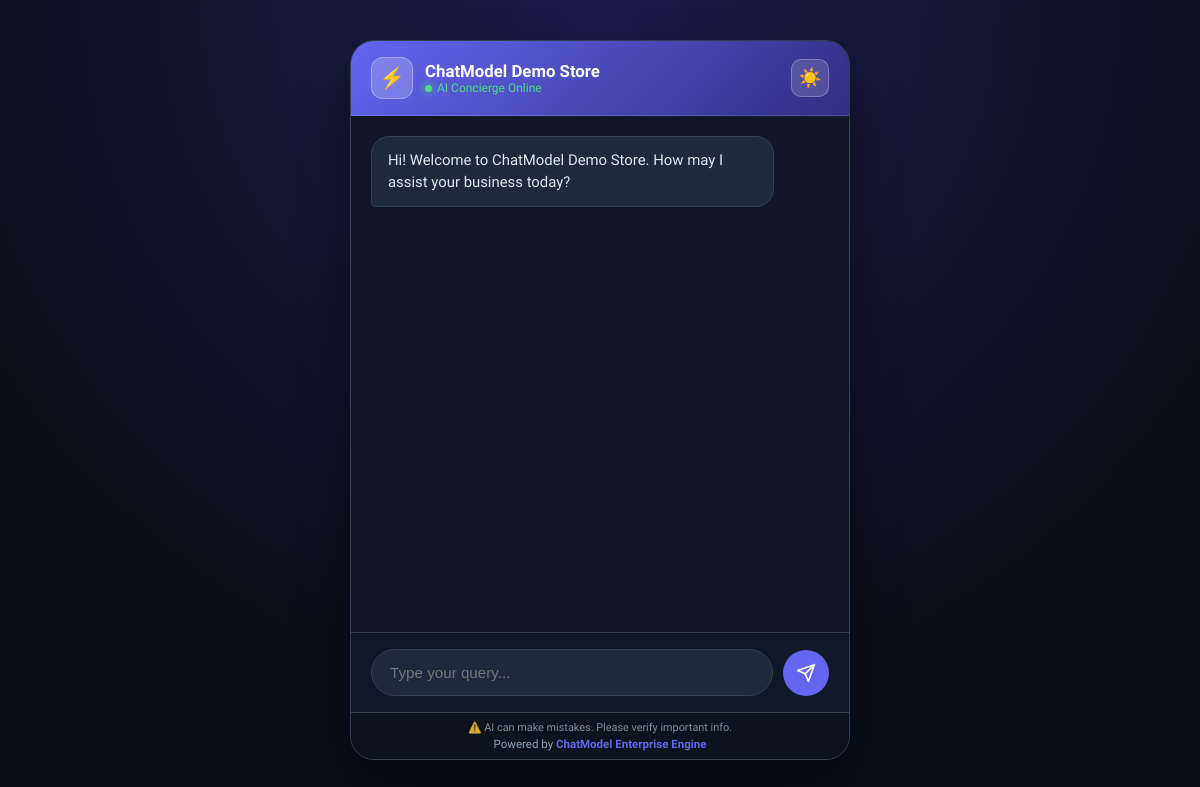
The page /index.php?subdomain=demo on the database its author committed.
### tables this page shows
CREATE TABLE tenants (
                id INTEGER PRIMARY KEY AUTOINCREMENT,
                subdomain TEXT NOT NULL UNIQUE,
                password_hash TEXT DEFAULT '',
                business_name TEXT NOT NULL,
                webhook_url TEXT NOT NULL,
                welcome_message TEXT DEFAULT 'Hello! How can we help your business today?',
                theme_color TEXT DEFAULT '#4f46e5',
                plan TEXT DEFAULT 'starter',
                monthly_limit INTEGER DEFAULT 2500,
                chat_access_mode TEXT DEFAULT 'public',
                internal_access_key TEXT DEFAULT '',
                is_active INTEGER DEFAULT 1,
                created_at DATETIME DEFAULT CURRENT_TIMESTAMP,
                updated_at DATETIME DEFAULT CURRENT_TIMESTAMP
            );

### db/database.php (called while the page is built, shortened)
<?php
class Database
{
    private static ?PDO $pdo = null;
    private static string $dbFile = __DIR__ . '/../data/tenants.db';
    public static function getConnection(): PDO
    {
        if (self::$pdo === null) {
            self::$pdo = new PDO('sqlite:' . self::$dbFile);
            self::$pdo->setAttribute(PDO::ATTR_ERRMODE, PDO::ERRMODE_EXCEPTION);
            self::$pdo->setAttribute(PDO::ATTR_DEFAULT_FETCH_MODE, PDO::FETCH_ASSOC);
            self::$pdo->exec("PRAGMA journal_mode = WAL;");
            self::$pdo->exec("PRAGMA busy_timeout = 5000;");
            self::$pdo->exec("PRAGMA synchronous = NORMAL;");
        }
        return self::$pdo;
    }
    public static function getTenantBySubdomain(string $subdomain): ?array
    {
        $subdomain = strtolower(trim($subdomain));
        $db = self::getConnection();
        $stmt = $db->prepare("SELECT * FROM tenants WHERE LOWER(subdomain) = :subdomain LIMIT 1");
        $stmt->execute([':subdomain' => $subdomain]);
        $result = $stmt->fetch();
        return $result ? $result : null;
    }
}

### views/assistant/chat_interface.php (the view, shortened to what this page needs)
<!DOCTYPE html>
<html lang="en" data-theme="dark">
<head>
    <link rel="stylesheet" href="/assets/css/assistant.css">
</head>
<body>
    <div class="chat-container">
        <div class="chat-header">
            <div class="header-info">
                <div class="header-avatar">⚡</div>
                <div>
                    <div class="header-title"><?php echo htmlspecialchars($businessName); ?></div>
                    <div class="status-tag">
                        <span class="status-dot"></span>
                        <span id="headerStatusText"><?php echo $isChatAuthenticated ? 'Internal Team Session' : 'AI Concierge Online'; ?></span>
                    </div>
                </div>
            </div>
            <div class="header-actions">
                <button id="themeToggleBtn" class="theme-toggle-btn" title="Toggle Day / Night Mode" aria-label="Toggle theme">
                    <span id="themeIcon">☀️</span>
                </button>
            </div>
        </div>
        <?php if ($chatAccessMode === 'private' && !$isChatAuthenticated): ?>
            <div class="auth-gate-container" id="authGate">
                <div class="auth-card">
                    <div class="auth-card-icon">🔒</div>
                    <div class="auth-card-title">Internal AI Assistant</div>
                    <div class="auth-card-desc">
                        This assistant is restricted for internal use. Please enter your workspace passcode to start chatting.
                    </div>
                    <form id="chatLoginForm" onsubmit="handleChatLoginSubmit(event)">
                        <div class="auth-input-group">
                            <label for="chatPasswordInput">Team Passcode or Password</label>
                            <input type="password" id="chatPasswordInput" class="auth-input" placeholder="Enter access passcode..." required autocomplete="current-password">
                        </div>
                        <button type="submit" class="btn-unlock" id="unlockBtn">
                            <span>Unlock AI Assistant</span>
                            <span>➔</span>
                        </button>
                        <div id="authErrorMsg" class="auth-error-msg"></div>
                    </form>
                </div>
            </div>
            <div class="chat-messages" id="chatMessages" style="display: none;">
                <div class="message bot">
                    <p><?php echo htmlspecialchars($welcomeMessage); ?></p>
                </div>
                <div class="loading-indicator" id="loadingIndicator">
                    <div class="loading-dot"></div>
                    <div class="loading-dot"></div>
                    <div class="loading-dot"></div>
                </div>
            </div>
            <div class="chat-input-container" id="chatInputContainer" style="display: none;">
                <input type="text" id="chatInput" class="chat-input" placeholder="Type your query..." autocomplete="off">
                <button id="sendBtn" class="send-button" aria-label="Send message">
                    <svg width="20" height="20" viewBox="0 0 24 24" fill="none" stroke="currentColor" stroke-width="2" stroke-linecap="round" stroke-linejoin="round">
                        <line x1="22" y1="2" x2="11" y2="13"></line>
                        <polygon points="22 2 15 22 11 13 2 9 22 2"></polygon>
                    </svg>
                </button>
            </div>
        <?php else: ?>
            <div class="chat-messages" id="chatMessages">
                <div class="message bot">
                    <p><?php echo htmlspecialchars($welcomeMessage); ?></p>
                </div>
            </div>
            <div class="chat-input-container" id="chatInputContainer">
                <input type="text" id="chatInput" class="chat-input" placeholder="Type your query..." autocomplete="off">
                <button id="sendBtn" class="send-button" aria-label="Send message">
                    <svg width="20" height="20" viewBox="0 0 24 24" fill="none" stroke="currentColor" stroke-width="2" stroke-linecap="round" stroke-linejoin="round">
                        <line x1="22" y1="2" x2="11" y2="13"></line>
                        <polygon points="22 2 15 22 11 13 2 9 22 2"></polygon>
                    </svg>
                </button>
            </div>
        <?php endif; ?>
        <div class="powered-by">
            <div style="font-size: 0.68rem; color: var(--text-muted); opacity: 0.85; margin-bottom: 3px;">
                ⚠️ AI can make mistakes. Please verify important info.
            </div>
            Powered by <a href="https://chatmodel.in" target="_blank" rel="noopener">ChatModel Enterprise Engine</a>
        </div>
    </div>
</body>
</html>

### assets/css/assistant.css (style rules this page uses)
:root { --tenant-color: #4f46e5; }
html[data-theme="dark"] { --bg-body: radial-gradient(circle at top, #1e1b4b 0%, #0b0f19 70%); --card-bg: rgba(18, 24, 38, 0.95); --text-main: #f8fafc; --text-muted: #94a3b8; --bot-bubble: #1e293b; --bot-bubble-text: #e2e8f0; --border-color: #334155; --input-bg: #1e293b; --input-bar-bg: #111827; --powered-bg: #0c121e; --shadow: 0 25px 60px -15px rgba(0, 0, 0, 0.7); --toggle-btn-bg: rgba(255, 255, 255, 0.15); --toggle-btn-border: rgba(255, 255, 255, 0.25); }
* { box-sizing: border-box; margin: 0; padding: 0; }
body { font-family: 'Plus Jakarta Sans', sans-serif; background: var(--bg-body); min-height: 100vh; min-height: 100dvh; display: flex; justify-content: center; align-items: center; color: var(--text-main); padding: 16px; transition: background 0.3s ease; -webkit-font-smoothing: antialiased; }
.chat-container { width: 100%; max-width: 500px; height: 90vh; height: 90dvh; background: var(--card-bg); backdrop-filter: blur(16px); border: 1px solid var(--border-color); border-radius: 24px; display: flex; flex-direction: column; overflow: hidden; box-shadow: var(--shadow); transition: background 0.3s ease, border-color 0.3s ease, box-shadow 0.3s ease; }
.chat-header { background: linear-gradient(135deg, var(--tenant-color), #312e81); padding: 16px 20px; display: flex; align-items: center; justify-content: space-between; border-bottom: 1px solid rgba(255, 255, 255, 0.1); color: #ffffff; flex-shrink: 0; }
.header-info { display: flex; align-items: center; gap: 12px; min-width: 0; }
.header-avatar { width: 42px; height: 42px; border-radius: 12px; background: rgba(255, 255, 255, 0.2); display: flex; align-items: center; justify-content: center; font-size: 1.3rem; border: 1px solid rgba(255, 255, 255, 0.3); flex-shrink: 0; }
.header-title { font-weight: 700; font-size: 1.05rem; white-space: nowrap; overflow: hidden; text-overflow: ellipsis; }
.status-tag { font-size: 0.75rem; color: #4ade80; display: flex; align-items: center; gap: 5px; }
.status-dot { width: 7px; height: 7px; background: #4ade80; border-radius: 50%; box-shadow: 0 0 8px #4ade80; }
.theme-toggle-btn { background: var(--toggle-btn-bg); border: 1px solid var(--toggle-btn-border); color: #ffffff; width: 38px; height: 38px; border-radius: 10px; cursor: pointer; display: flex; align-items: center; justify-content: center; font-size: 1.15rem; transition: all 0.2s ease; backdrop-filter: blur(4px); flex-shrink: 0; }
.chat-messages { flex: 1; padding: 20px; overflow-y: auto; display: flex; flex-direction: column; gap: 12px; -webkit-overflow-scrolling: touch; }
.message { max-width: 88%; padding: 12px 16px; border-radius: 18px; font-size: 0.93rem; line-height: 1.5; word-break: break-word; transition: background 0.3s ease, color 0.3s ease; }
.message.bot { background: var(--bot-bubble); color: var(--bot-bubble-text); align-self: flex-start; border-bottom-left-radius: 4px; border: 1px solid var(--border-color); }
.message p { margin-bottom: 8px; }
.message p:last-child { margin-bottom: 0; }
.chat-input-container { padding: 16px 20px; background: var(--input-bar-bg); border-top: 1px solid var(--border-color); display: flex; gap: 10px; align-items: center; transition: background 0.3s ease, border-color 0.3s ease; }
.chat-input { flex: 1; padding: 14px 18px; background: var(--input-bg); border: 1px solid var(--border-color); border-radius: 28px; color: var(--text-main); font-size: 0.95rem; outline: none; transition: border-color 0.2s, box-shadow 0.2s, background 0.3s; }
.send-button { width: 46px; height: 46px; border-radius: 50%; background: var(--tenant-color); border: none; color: #fff; display: flex; align-items: center; justify-content: center; cursor: pointer; transition: all 0.2s; }
.powered-by { text-align: center; padding: 8px; font-size: 0.72rem; color: var(--text-muted); background: var(--powered-bg); border-top: 1px solid var(--border-color); transition: background 0.3s ease, color 0.3s ease; }
.powered-by a { color: var(--tenant-color); text-decoration: none; font-weight: 600; }
.header-actions { display: flex; align-items: center; gap: 8px; }

### rows shown on the page
tenants: business_name "ChatModel Demo Store", welcome_message "Hi! Welcome to ChatModel Demo Store. How may I assist your business today?"
